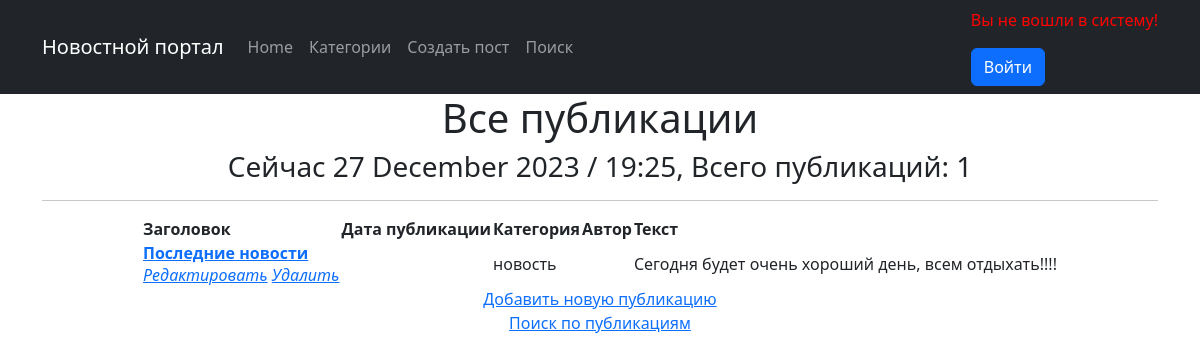
/posts/, run on the app's committed database.
### news/models.py (models this page shows, shortened)
class Post(models.Model):
    author = models.ForeignKey(Author, on_delete= models.CASCADE, verbose_name = "Автор")
    NEWS = 'NW'
    ARTICLE = 'AR'
    CATEGORY_CHOICES = (
        (NEWS, 'Новость'),
        (ARTICLE, 'Статья')
    )
    categoryType = models.CharField(max_length=2, choices=CATEGORY_CHOICES, default=ARTICLE, verbose_name="Категория")
    dateCreation = models.DateTimeField(auto_now_add=True,
                                        verbose_name="Дата создания новости")
    postCategory = models.ManyToManyField(Category, through='PostCategory', verbose_name="Тематика")
    title = models.CharField(max_length=128, verbose_name="Заголовок")
    text = models.TextField(verbose_name="Текст")
    rating = models.SmallIntegerField(default=0)

### news/views.py (the view)
# urls.py: path('', Posts.as_view(), name='news'),
class Posts(ListView):
    model = Post
    template_name = 'news.html'
    context_object_name = 'news'
    queryset = Post.objects.order_by('-dateCreation')
    paginate_by = 1
    form_class = PostForm
    def get_queryset(self):
        queryset = super().get_queryset()
        self.filterset = PostFilter(self.request.GET, queryset)
        return self.filterset.qs
    def get_context_data(self, **kwargs):
        context = super().get_context_data(**kwargs)
        context['time_now'] = datetime.now()
        context['filter'] = PostFilter(self.request.GET,
                                          queryset=self.get_queryset())
        context['postCategories'] = Category.objects.all()
        context['form'] = PostForm()
        return context

### news/templatetags/custom_filters.py (called while the page is built)
@register.filter()
def censor(text):
    list_words = text.split()
    censor_words = {'баран', 'редиска', 'казел', 'дебил', }
    censor_text = []
    if isinstance(text, str):
        for word in list_words:
            if word.lower() in censor_words:
                word = f'{word[0]}{"*" * (len(word) - 2)}{word[-1]}'
            censor_text.append(word)
        return ' '.join(censor_text)

### templates/news.html (shortened to what this page needs)
{% extends 'flatpages/default.html' %}
{% load custom_filters %}
{% block content %}
<h1>Все публикации</h1>
<h3>Сейчас {{ time_now|date:'d F Y / H:i' }},
    Всего публикаций: {{ news|length }} {{ Posts.queryset.count}} </h3>
    <hr>
    {% if news %}
        <table align="center">
            <tr>
                <th>
                    Заголовок
                </th>
                <th>
                    Дата публикации
                </th>
                <th>
                    Категория
                </th>
                <th>
                    Автор
                </th>
                <th>
                    Текст
                </th>
            </tr>
        {% for post in news %}
            <tr>
                <td>
                    <a href="{% url 'post' post.id %}"><b>{{ post.title | censor }}</b></a>
                    <br><a href="{% url 'post_update' post.id %}"><i>Редактировать</i></a>
                    <a href="{% url 'post_delete' post.id %}"><i> Удалить </i></a>
                </td>
                <td>
                </td>
                <td>
                    {{ post.categoryType }}
                </td>
                <td>
                </td>
                <td>
                    {{ post.text | censor | truncatechars:51 }}
                </td>
            </tr>
        {% endfor %}
        </table>
<p><a href="{% url 'post_create' %}">Добавить новую публикацию</a> <br>
    <a href="{% url 'search' %}">Поиск по публикациям</a> <br>
    {% else %}
        <h2>Публикаций нет!</h2>
    {% endif %}
{% endblock content %}

### templates/flatpages/default.html (shortened to what this page needs)
{% load static %}
<html lang="en">
    <head>
        <link href="{% static 'css/styles.css' %}" rel="stylesheet" />
    </head>
    <body>
  <nav class="navbar navbar-expand-lg navbar-dark bg-dark static-top">
    {% load cache %}
    {% cache 30 common %}
        {% block header %}
    <div class="container">
      <a class="navbar-brand" href="#">Новостной портал</a>
      <div class="collapse navbar-collapse justify-content-between" id="navbarResponsive">
                    <ul class="navbar-nav ml-auto">
                        <li class="nav-item active">
                            <a class="nav-link" href="/news/">Home</a>
                        </li>
                        <li class="nav-item active">
                            <a class="nav-link" href="">Категории</a>
                        </li>
                        {% block create_post %}
                        <li class="nav-item">
                            <a class="nav-link" href="">Создать пост</a>
                        </li>
                        {% endblock create_post %}
                        {% endblock header %}
                        {% block search %}
                        <li class="nav-item">
                            <a class="nav-link" href="/news/search/">Поиск</a>
                        </li>
                        {% endblock search %}
                        {% endcache %}
                   </ul>
                    {% block user_greeting %}
                    <ul class="navbar-nav mr-auto">
                        <li class="nav-item">
                            {% if request.user.is_authenticated %}
                            <p style="color: green;">Добро пожаловать, {{ request.user.username }}!</p>
                            <a href="" class="btn btn-secondary">Выйти</a>
                            {% if is_not_author %}
                            <a href="{% url 'upgrade' %}" class="btn btn-success"> Стать автором!</a>
                            {% else %}
                            <button class="btn btn-success">Вы автор</button>
                            {% endif %}
                            {% else %}
                            <p style="color: red;">Вы не вошли в систему!</p>
                              <a href="" class="btn btn-primary">Войти</a>
                            {% endif %}
                        </li>
                   </ul>
                    {% endblock user_greeting %}
   </div>
       </div>
</nav>
        <div class="container">
            <div class="row">
                <div class="col-lg-12 text-center">
                    {% block content %}{% endblock content %}
                </div>
            </div>
        </div>
    </body>
</html>

### data on the page
Post: title|censor "Последние новости", categoryType "новость", text|censor "Сегодня будет очень хороший день, всем отдыхать!!!!"

### other printed values
{{ time_now|date:'d F Y / H:i' }} "27 December 2023 / 19:25"
{{ news|length }} "1"
